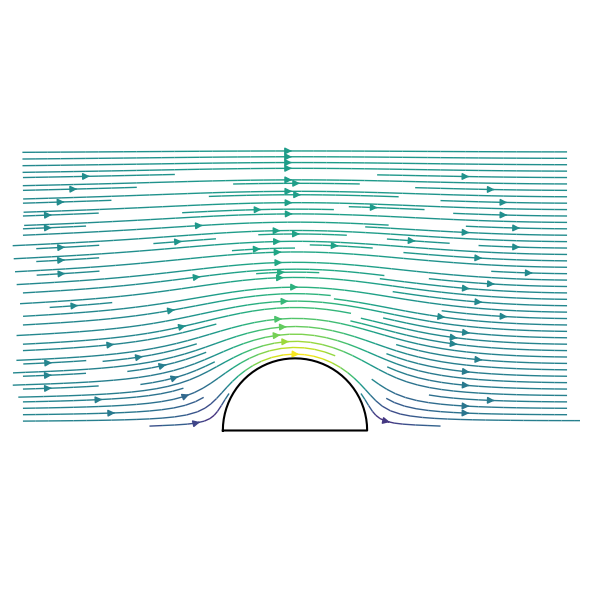
#> input picture openfoam/flowfield.png, 590 x 590 px
$ python favicon_generator.py ../openfoam/flowfield.png
#> lines starting #> are read from the running program, lines starting #| are printed output that depends on the picture
import subprocess
import sys
import os
import argparse

# Install Pillow
subprocess.check_call([sys.executable, "-m", "pip", "install", "Pillow"])
#> (this line was passed over: subprocess is not available in this run)

from PIL import Image


def main():
    parser = argparse.ArgumentParser(description='Generate favicons in multiple sizes from an image')
    parser.add_argument('input_file', help='Path to the input image file')
    parser.add_argument('-o', '--output-dir', default='./',
                        help='Output directory for favicons (default: ./)')

    args = parser.parse_args()

    # Define favicon sizes
    sizes = [16, 32, 64]

    # Debug: print current working directory
    print(f"Current working directory: {os.getcwd()}")
    print(f"Received input_file argument: {args.input_file}")

    # Expand user path if provided
    input_file = os.path.expanduser(args.input_file)
    print(f"Absolute input_file: {os.path.abspath(input_file)}")

    if not os.path.exists(input_file):
        print(f"Error: Image file not found at: {input_file}")
        sys.exit(1)

    # Create output directory if it doesn't exist
    os.makedirs(args.output_dir, exist_ok=True)

    # Open the image
    try:
        img = Image.open(input_file)
#> img is the input picture: PIL image 590x590 RGBA; mean R, G, B, A 236.7, 245.4, 244.8, 255
        print(f"Successfully opened image: {input_file}")
        print(f"Original size: {img.size}, Mode: {img.mode}")
#| Original size: (590, 590), Mode: RGBA
    except Exception as e:
        print(f"Error opening image: {e}")
        sys.exit(1)

    # Get the base filename
    base_name = os.path.splitext(os.path.basename(input_file))[0]

    # Generate favicons in multiple sizes
    print(f"\nGenerating favicons in sizes: {sizes}")

    generated_files = []
    try:
        for size in sizes:
            target_size = (size, size)

            # Convert to RGBA if necessary (for transparency support)
            if img.mode != 'RGBA':
                favicon_img = img.convert('RGBA')
            else:
                favicon_img = img.copy()

            # Resize using high-quality resampling
            favicon_img = favicon_img.resize(target_size, Image.Resampling.LANCZOS)

            # Save as PNG
            output_filename = f"favicon_{size}x{size}.png"
            output_path = os.path.join(args.output_dir, output_filename)

            favicon_img.save(output_path, format='PNG', optimize=True)
            file_size = os.path.getsize(output_path)

            print(f"  Generated {size}x{size}: {output_path} ({file_size} bytes)")
            generated_files.append(output_path)
#> this loop made 3 passes
#> pass 1, in main, `favicon_img = favicon_img.resize(target_size, Image.Resampling.LANCZOS)`:
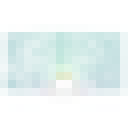
#> favicon_img: PIL image 16x16 RGBA (shown 8 times larger); mean R, G, B, A 235.7, 244.8, 244.3, 255
#> pass 2, in main, `favicon_img = favicon_img.resize(target_size, Image.Resampling.LANCZOS)`:
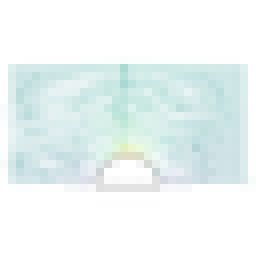
#> favicon_img: PIL image 32x32 RGBA (shown 8 times larger); mean R, G, B, A 236, 245, 244.4, 255
#> pass 3, in main, `favicon_img = favicon_img.resize(target_size, Image.Resampling.LANCZOS)`:
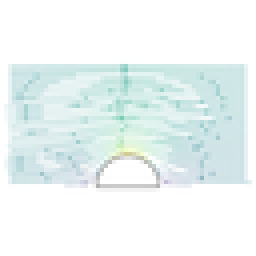
#> favicon_img: PIL image 64x64 RGBA (shown 4 times larger); mean R, G, B, A 236.1, 245, 244.4, 255
#> after the loop, generated_files = ['./favicon_16x16.png', './favicon_32x32.png', './favicon_64x64.png']

        # Also generate a standard favicon.ico with multiple sizes
        ico_path = os.path.join(args.output_dir, "favicon.ico")

        # Create images for ICO format (16, 32, 64)
        ico_images = []
        for size in sizes:
            target_size = (size, size)
            if img.mode != 'RGBA':
                ico_img = img.convert('RGBA')
            else:
                ico_img = img.copy()
            ico_img = ico_img.resize(target_size, Image.Resampling.LANCZOS)
            ico_images.append(ico_img)
#> after the loop, ico_images = 3 items

        # Save as ICO with multiple sizes
        ico_images[0].save(
            ico_path,
            format='ICO',
            sizes=[(s, s) for s in sizes],
            append_images=ico_images[1:]
        )
        ico_size = os.path.getsize(ico_path)
#> ico_size = 457
        print(f"  Generated favicon.ico with all sizes: {ico_path} ({ico_size} bytes)")
#|   Generated favicon.ico with all sizes: ./favicon.ico (457 bytes)
        generated_files.append(ico_path)

    except Exception as e:
        print(f"Error generating favicons: {e}")
        sys.exit(1)

    print(f"\nSuccessfully generated {len(generated_files)} favicon files")
#| Successfully generated 4 favicon files
    print("\nFavicon generation completed!")


if __name__ == "__main__":
    main()
